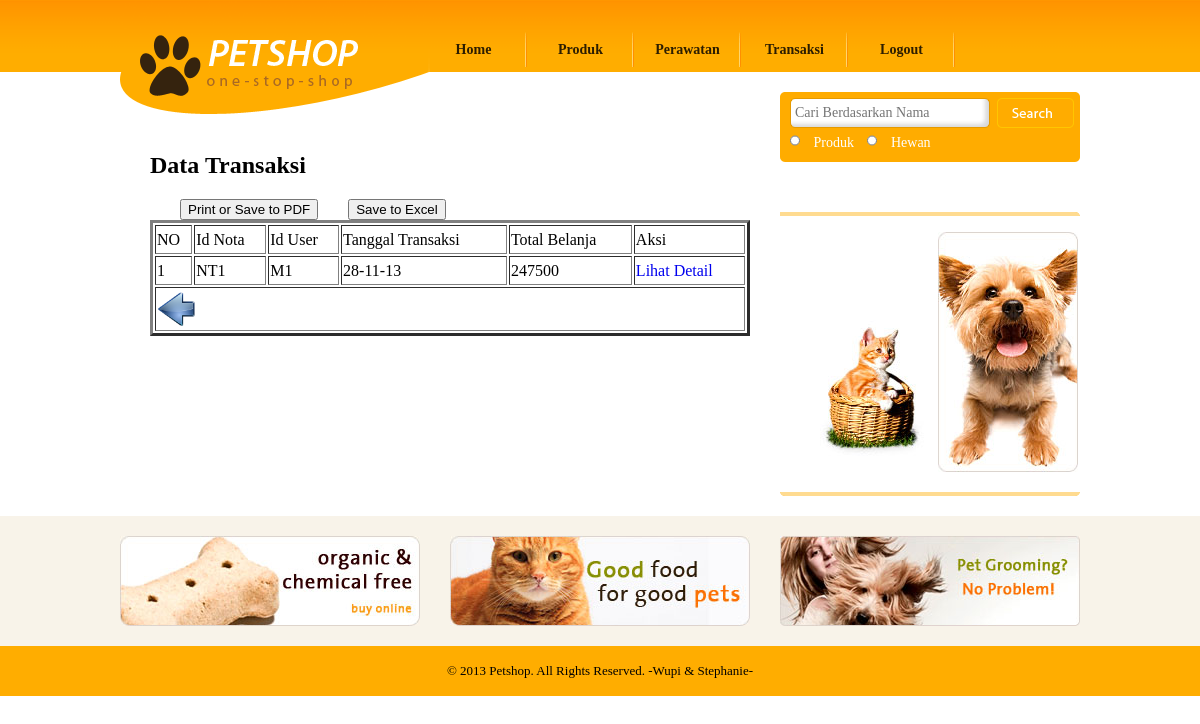
The app's page /PETSHOP/coba_struk.php with its own data.
### tables this page shows
CREATE TABLE `transaksi_pembelian` (
  `id_nota_pembelian` char(8) NOT NULL,
  `id_user` char(8) NOT NULL,
  `tgl_transaksi` varchar(12) NOT NULL,
  `total_harga` double NOT NULL,
  PRIMARY KEY (`id_nota_pembelian`),
  KEY `id_user` (`id_user`),
  CONSTRAINT `transaksi_pembelian_ibfk_1` FOREIGN KEY (`id_user`) REFERENCES `user` (`id_user`)
);

### PETSHOP/coba_struk.php (the view, shortened to what this page needs)
<!DOCTYPE html PUBLIC "-//W3C//DTD XHTML 1.0 Transitional//EN" "http://www.w3.org/TR/xhtml1/DTD/xhtml1-transitional.dtd">
<html xmlns="http://www.w3.org/1999/xhtml">
<head>
	<link href="css/style.css" rel="stylesheet" type="text/css" />
</head>
<body>
<?php include "header_pegawai.php";?>
<div id="body">
<div id="content">
<div class="content">
<div class="about">
	<h2>Data Transaksi</h2>
	<ul>
	<li>
	<form method="post" action="" class="login">
	<table width="100%"  align="center" border=3>
		<?php
		include "koneksi.php";
		$tampil_barang=mysql_query("SELECT * FROM transaksi_pembelian where id_nota_pembelian='NT1' ");
		$no=1;
		echo "<tr><td>NO</td><td>Id Nota</td><td>Id User</td><td>Tanggal Transaksi</td><td>Total Belanja</td><td>Aksi</td></tr>";
		while($data=mysql_fetch_array($tampil_barang))
		{	?>
								<tr>
								<td><?PHP ECHO $no; ?></td>
										<td ><?PHP ECHO $data['id_nota_pembelian']; ?></td>
										<td><?PHP ECHO $data['id_user']; ?></td>
										<td ><?PHP ECHO $data['tgl_transaksi']; ?> </td>
										<td><?PHP ECHO $data['total_harga']; ?></td>
										<td><a href="pegawai_lihat_detail_transaksi.php?id_nota=<?PHP ECHO $data['id_nota_pembelian']; ?>">Lihat Detail</a></td>
								</tr>
								<?PHP
								$no++;
							}
		?>
<tr><td colspan=8><a href="pegawai_pilih_transaksi.php?id_nota=<?php echo $id_nota; ?>"><img src="images/back.png" width=40 height=40 align=right></a></td>
<button style="margin-left:5%" onclick="print_d()">Print or Save to PDF</button>
    <button style="margin-left:5%" onclick="print_e()">Save to Excel</button>
</tr>
	</table>
	</form>
	</li>
	</ul>
</div>
</div>
<div id="sidebar">
	<?php include "cari.php"; ?>
	<?php include "shoping_guide.php"; ?>
	<?php include "iklan.php"; ?>
<div id="footer">
	<?php include "footer.php"; ?>
</div>
</body>
</html>

### PETSHOP/css/style.css (style rules this page uses)
body { margin:0; padding:0; background: url("../images/bg-body.gif"); background-repeat:repeat-x; }
#body div#content { width:960px; margin:0 auto; overflow:hidden; background-image:none; height:auto; overflow:hidden; }
#body div#content .content { float:left; width:640px; margin-right:20px; background-image:none; height:auto; overflow:hidden; }
#body #content .content h2 { font-family: "Myriad Pro"; margin: 80px 0 0 30px; }
#body #content .content ul { margin:0; padding:0; list-style-type:none; }
#body #content .content ul li { width:300px; padding:0 10px; margin:0 0 20px 0; float:left; line-height:25px; height:auto; }
#body #content .content ul li a { text-decoration:none; }
#body #content .content ul li img { border:0; float:left; margin-right:10px; }
#body #content .content .about { width:640px; height:auto; overflow:hidden; }
#body #content .content .about h2 { margin:80px 0 0 30px; font-family: "Myriad Pro"; }
#body #content .content .about ul { margin:0; padding:0; list-style-type:none; }
#body #content .content .about ul li { clear:both; width:600px; padding:20px 10px 0 30px; }
#body #content #sidebar { float:left; width:300px; background-image:none; }
#footer { background-color:#310000; background-image:none; }

### records on screen
transaksi_pembelian: id_nota_pembelian "NT1", id_user "M1", tgl_transaksi "28-11-13", total_harga "247500"
